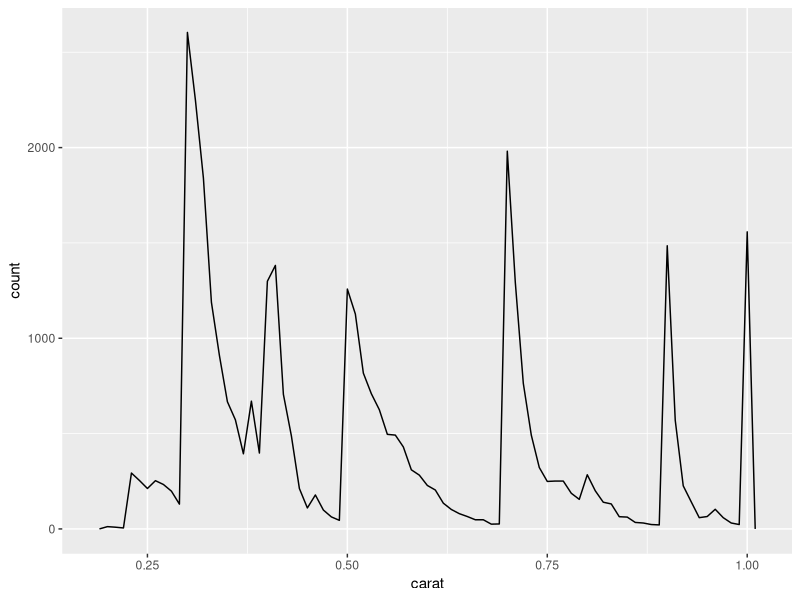

This chart was generated by the following R code:
## ---- chunk 1
#Note, Each gray box below is a code chunk. You need to insert a code chunk and put your R code in it. By setting echo = FALSE. this comment and any code will not show in my output document. If it were TRUE, the comment and code would appear. 
## ---- chunk 2
#The include = FALSE function hides both the code and output in my output document

#You need to install these packages first to be able to use the functions within them. You can install them from the Tools tab or write a new code chunk: install.packages("package_name"). 
library(ggplot2)
library(dplyr)
## ---- chunk 3
#this next line is creating a subset called 'smaller' of the diamonds data
smaller <- diamonds %>% 
  filter(carat <= 1)
## ---- chunk 4
#This next chunk is inline code. Inline code puts the text with the output of the function in my document.
## ---- chunk 5
#This next code chunk will make a plot in our output doc
## ---- chunk 6
smaller %>% 
  ggplot(aes(carat)) + 
  geom_freqpoly(binwidth = 0.01)
## ---- chunk 7
#Once all of my code has been written, I click on the Knit button in the tool bar above to produce my document.
